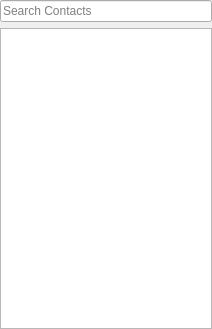
<?xml version="1.0" encoding="UTF-8"?>
<ui version="4.0">
 <class>ReceiversWidgetClass</class>
 <widget class="QWidget" name="ReceiversWidgetClass">
  <property name="geometry">
   <rect>
    <x>0</x>
    <y>0</y>
    <width>212</width>
    <height>329</height>
   </rect>
  </property>
  <layout class="QVBoxLayout" name="verticalLayout">
   <property name="margin">
    <number>0</number>
   </property>
   <item>
    <widget class="SearchLineEdit" name="sleSearch">
     <property name="placeholderText">
      <string>Search Contacts</string>
     </property>
    </widget>
   </item>
   <item>
    <widget class="QTreeView" name="trvReceivers">
     <property name="contextMenuPolicy">
      <enum>Qt::CustomContextMenu</enum>
     </property>
     <property name="editTriggers">
      <set>QAbstractItemView::NoEditTriggers</set>
     </property>
     <property name="indentation">
      <number>10</number>
     </property>
     <property name="rootIsDecorated">
      <bool>false</bool>
     </property>
     <property name="allColumnsShowFocus">
      <bool>true</bool>
     </property>
     <attribute name="headerVisible">
      <bool>false</bool>
     </attribute>
    </widget>
   </item>
  </layout>
 </widget>
 <layoutdefault spacing="6" margin="11"/>
 <customwidgets>
  <customwidget>
   <class>SearchLineEdit</class>
   <extends>QLineEdit</extends>
   <header location="global">utils/searchlineedit.h</header>
  </customwidget>
 </customwidgets>
 <resources/>
 <connections/>
</ui>
